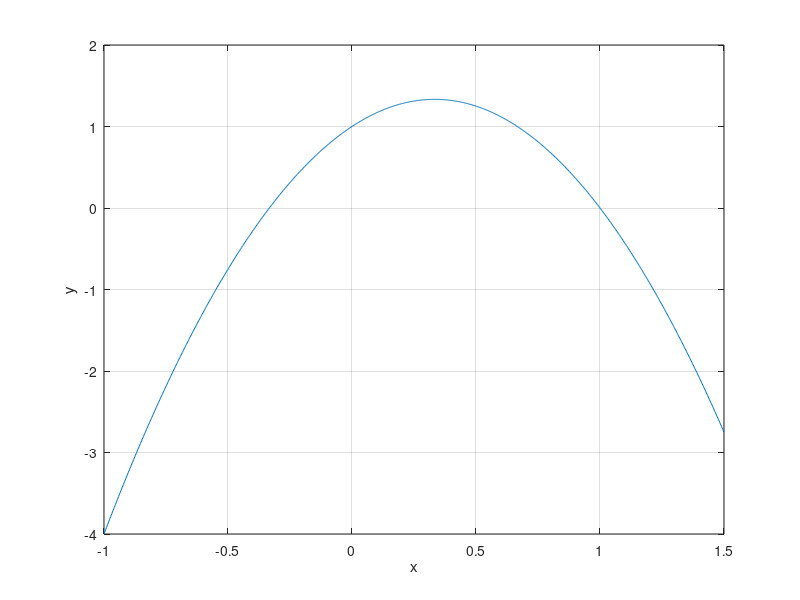

MATLAB code for this plot:
clear variables
clc
x = linspace(-1,1.5,1024); 	    % Indepentant variable
y = -3*x.^2 + 2*x + 1;              % Depentant variable
c = [-3 2 1];                    %Matrix of coefficients
sols = roots(c);               %roots of y = 0
disp(['Solutions of y = 0 are :']);     % display message in command window
disp([mat2str(sols)])           % use 'mat2str' to display a matrix

figure (1)                  % open a figure window
plot(x,y)                   % plot (t,y)
grid on                     % turn on the grid
xlabel('x')                 % label the x axis
ylabel('y')                 % label the y axis   